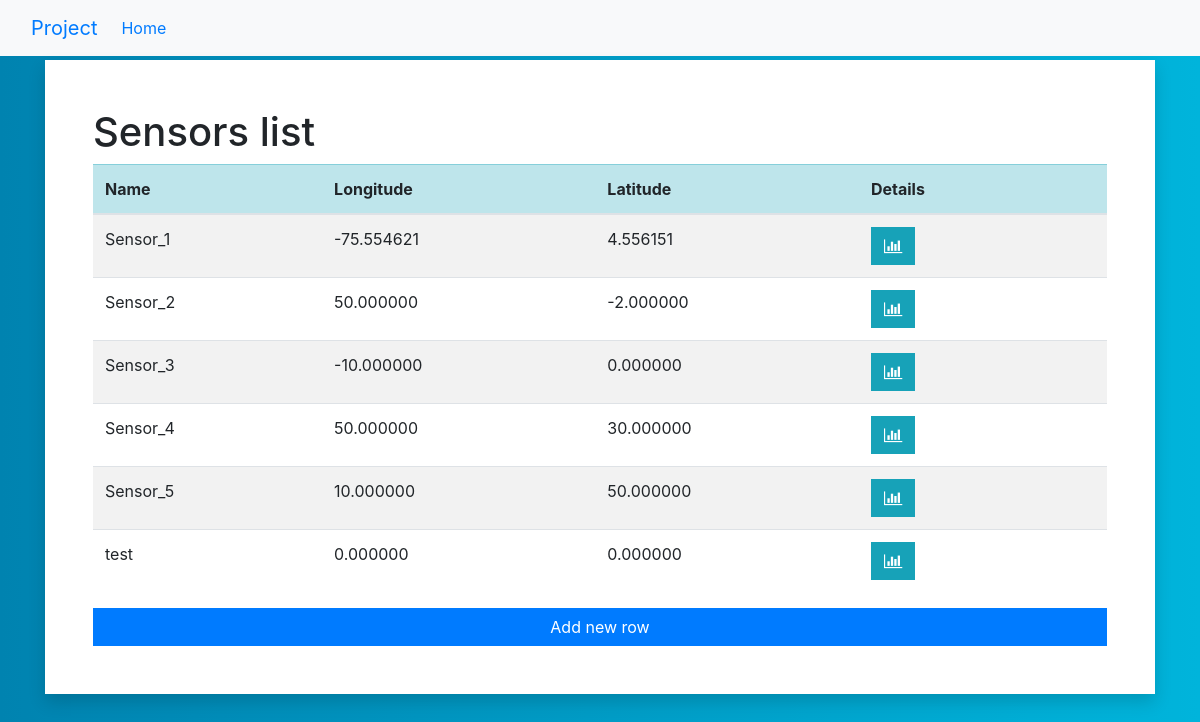
Before: /kabinet/sensors/ with the older database file.
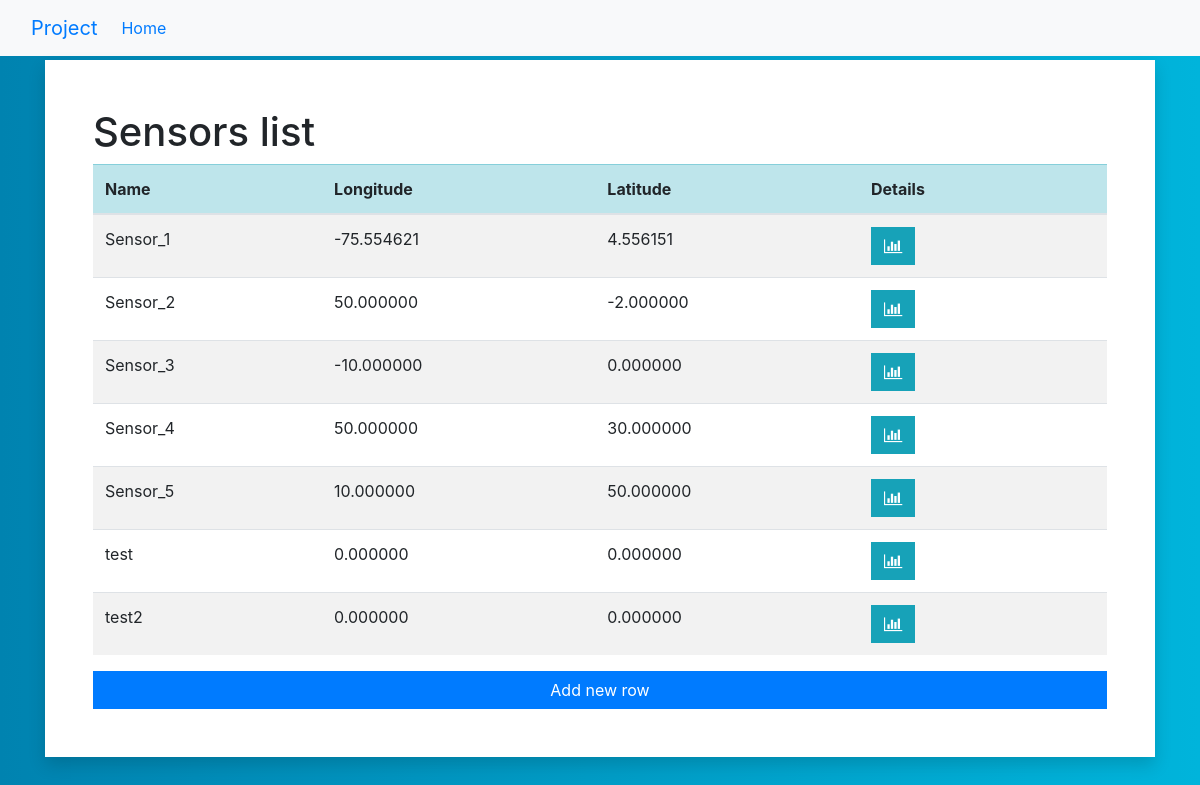
After: the same page with the newer database file.
### kabinet/models.py (models this page shows, shortened)
class Sensor(models.Model):
    name = models.CharField(max_length=20)
    lon = models.DecimalField(max_digits=9, decimal_places=6)
    lat = models.DecimalField(max_digits=9, decimal_places=6)

### kabinet/views.py (the view)
# urls.py: path('sensors/', views.sensors_view, name='sensors'),
def sensors_view(request):
    sensor_list = Sensor.objects.all()
    return render(request, "kabinet/sensors.html", {"sensor_list" : sensor_list})

### kabinet/templates/kabinet/sensors.html (shortened to what this page needs)
{% extends ".//base.html" %}
{% block body %}
<div class="container py-1">
    <div class="row">
        <div class="col-lg-12 mx-auto">
            <div class="card rounded-0 border-0 shadow">
                <div class="card-body p-5">
                    <h1>Sensors list</h1>
                    <div class="table-responsive">
                        <table class="table table-striped" id="sensorTable">
                            <thead class="table-info">
                                <tr>
                                    <th scope="col">Name</th>
                                    <th scope="col">Longitude</th>
                                    <th scope="col">Latitude</th>
                                    <th scope="col">Details</th>
                                    <th scope=""></th>
                                </tr>
                            </thead>
                            <tbody>
                                {% for s in sensor_list %}
                                <tr>
                                    <td> {{s.name}} </td>
                                    <td> {{s.lon}} </td>
                                    <td> {{s.lat}} </td>
                                    <td><button class="btn btn-info rounded-0" id ="details"><i class="fa fa-bar-chart"></i></button</td>
                                    <td></td>
                                </tr>
                                {% endfor %}
                            </tbody>
                        </table>
                    </div>
                    <a class="btn btn-primary rounded-0 btn-block" id="insertRow" href="#">Add new row</a>
                </div>
            </div>
        </div>
    </div>
</div>
{% endblock %}

### kabinet/templates/kabinet/base.html (shortened to what this page needs)
<!DOCTYPE html>
<html>
<head>
    <link rel="stylesheet" type="text/css" href="https://cdnjs.cloudflare.com/ajax/libs/twitter-bootstrap/4.3.1/css/bootstrap.min.css">
    <link rel="stylesheet" type="text/css" href="https://stackpath.bootstrapcdn.com/font-awesome/4.7.0/css/font-awesome.min.css">
</head>
<nav class="navbar navbar-expand-lg bg-light">
    <div class="container-fluid">
      <a class="navbar-brand" href="#">Project</a>
      <div class="collapse navbar-collapse" id="navbarSupportedContent">
        <ul class="navbar-nav me-auto mb-2 mb-lg-0">
          <li class="nav-item">
            <a class="nav-link active" aria-current="page" href="#">Home</a>
          </li>
        </ul>
      </div>
    </div>
</nav>
<body>
    {% block body %}
    {% endblock %}
</body>
</html>

### kabinet/templates/kabinet/base.html (style rules this page uses)
body { background: #0083B0; background: -webkit-linear-gradient(to right, #0083B0, #00B4DB); background: linear-gradient(to right, #0083B0, #00B4DB); min-height: 100vh; }

Changed rows visible on the page:
added Sensor: name "test2", lon "0.000000", lat "0.000000"
